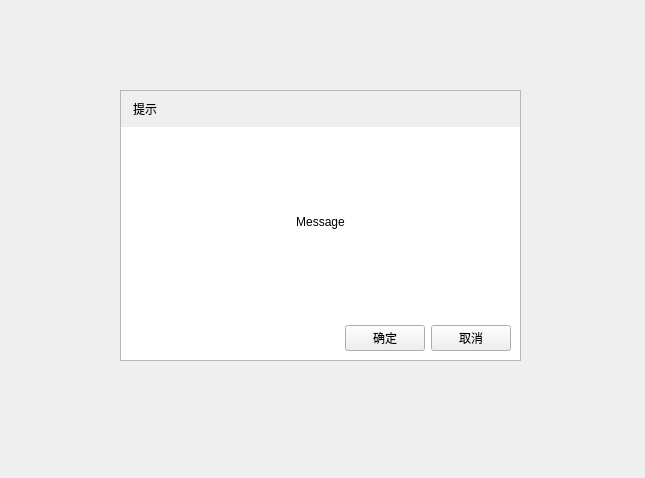
<?xml version="1.0" encoding="UTF-8"?>
<ui version="4.0">
 <class>Message</class>
 <widget class="QWidget" name="Message">
  <property name="geometry">
   <rect>
    <x>0</x>
    <y>0</y>
    <width>645</width>
    <height>478</height>
   </rect>
  </property>
  <property name="windowTitle">
   <string>Form</string>
  </property>
  <widget class="QWidget" name="widgetContainer" native="true">
   <property name="geometry">
    <rect>
     <x>120</x>
     <y>90</y>
     <width>401</width>
     <height>271</height>
    </rect>
   </property>
   <property name="styleSheet">
    <string notr="true">#widgetContainer
{
border: 1px solid #B8B8B8;
background-color: #FFFFFF;
}</string>
   </property>
   <layout class="QVBoxLayout" name="verticalLayout">
    <property name="leftMargin">
     <number>1</number>
    </property>
    <property name="topMargin">
     <number>1</number>
    </property>
    <property name="rightMargin">
     <number>1</number>
    </property>
    <property name="bottomMargin">
     <number>1</number>
    </property>
    <item>
     <widget class="QLabel" name="labelTitle">
      <property name="styleSheet">
       <string notr="true">background-color: #EFEFEF;
padding: 9px;</string>
      </property>
      <property name="text">
       <string>提示</string>
      </property>
     </widget>
    </item>
    <item>
     <widget class="QLabel" name="labelMessage">
      <property name="sizePolicy">
       <sizepolicy hsizetype="Preferred" vsizetype="Expanding">
        <horstretch>0</horstretch>
        <verstretch>0</verstretch>
       </sizepolicy>
      </property>
      <property name="styleSheet">
       <string notr="true">padding: 9px;</string>
      </property>
      <property name="text">
       <string>Message</string>
      </property>
      <property name="alignment">
       <set>Qt::AlignCenter</set>
      </property>
      <property name="wordWrap">
       <bool>true</bool>
      </property>
     </widget>
    </item>
    <item>
     <layout class="QHBoxLayout" name="horizontalLayout">
      <property name="leftMargin">
       <number>9</number>
      </property>
      <property name="topMargin">
       <number>9</number>
      </property>
      <property name="rightMargin">
       <number>9</number>
      </property>
      <property name="bottomMargin">
       <number>9</number>
      </property>
      <item>
       <spacer name="horizontalSpacer">
        <property name="orientation">
         <enum>Qt::Horizontal</enum>
        </property>
        <property name="sizeHint" stdset="0">
         <size>
          <width>40</width>
          <height>20</height>
         </size>
        </property>
       </spacer>
      </item>
      <item>
       <widget class="QPushButton" name="pushButtonOk">
        <property name="text">
         <string>确定</string>
        </property>
       </widget>
      </item>
      <item>
       <widget class="QPushButton" name="pushButtonCancel">
        <property name="text">
         <string>取消</string>
        </property>
       </widget>
      </item>
     </layout>
    </item>
   </layout>
  </widget>
 </widget>
 <resources/>
 <connections/>
</ui>
